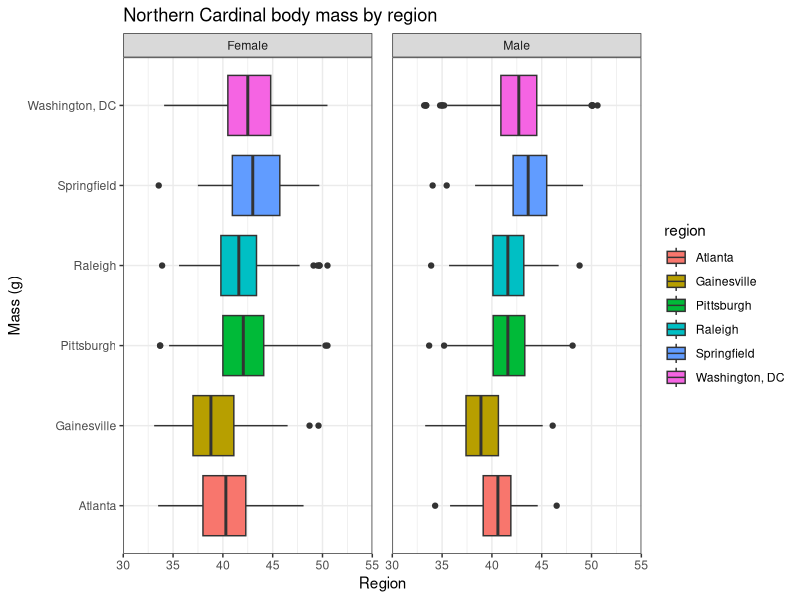

Write R code to recreate this figure. (Note: this script raises an error after producing the figure.)
## ---- chunk 1
knitr::opts_chunk$set(echo = TRUE)

library(knitr) ; library(kableExtra)

options(knitr.table.format = "html")

# set up ------------------------------------------------------------------

library(tidyverse)

## @knitr captures

captures <-
  read_csv('nocaReport/captureTable.csv')

names(captures) <-
  str_replace_all(names(captures), 'Capture', '')

noca <-
  captures %>%
  filter(spp == 'NOCA') %>%
  select(siteID, date, enc, bandNumber, mass:sex)



# Function to add region to a plot (based on siteId field):

addRegion <- function(x){
  xState <- str_sub(x, start = -3, end = -2)
  case_when(
    xState == 'GA' ~ 'Atlanta',
    xState == 'CO' ~ 'Colorado',
    xState == 'FL' ~ 'Gainesville',
    xState == 'NC' ~ 'Raleigh',
    xState == 'PA' ~ 'Pittsburgh',
    xState == 'MA' ~ 'Springfield',
    xState %in% c('MD','DC', 'VA') ~ 'Washington, DC',
    TRUE ~ 'noData'
  )
}

# Functions to detect outliers:

outlierBottom <- function(x){
  median(x) - 2.5*mad(x)
}

outlierTop <- function(x){
  median(x) + 2.5*mad(x)
}
## ---- chunk 2
noca %>%
  filter(enc == 'B') %>%
  nrow() %>%
  cat()
## ---- chunk 3
noca %>%
  filter(enc == 'R') %>%
  nrow() %>%
  cat()
## ---- chunk 4
noca %>%
  filter(age %in% c('HY', 'L')) %>%
  nrow() %>%
  cat()
## ---- chunk 5
noca %>%
  filter(age %in% c('AHY', 'ASY', 'SY')) %>%
  nrow() %>%
  cat()
## ---- chunk 6
noca %>%
  filter(age %in% c('noData', 'U')) %>%
  nrow() %>%
  cat()
## ---- chunk 7
noca %>%
  filter(sex  == 'F') %>%
  nrow() %>%
  cat()
## ---- chunk 8
noca %>%
  filter(sex == 'M') %>%
  nrow() %>%
  cat()
## ---- chunk 9
noca %>%
  filter(sex %in% c('noData', 'U')) %>%
  nrow() %>%
  cat()
## ---- chunk 10
noca %>%
  mutate(region = addRegion(siteID)) %>%
  filter(region == 'Atlanta') %>%
  nrow() %>%
  cat()
## ---- chunk 11
noca %>%
  mutate(region = addRegion(siteID)) %>%
  filter(region == 'Gainesville') %>%
  nrow() %>%
  cat()
## ---- chunk 12
noca %>%
  mutate(region = addRegion(siteID)) %>%
  filter(region == 'Pittsburgh') %>%
  nrow() %>%
  cat()
## ---- chunk 13
noca %>%
  mutate(region = addRegion(siteID)) %>%
  filter(region == 'Raleigh') %>%
  nrow() %>%
  cat()
## ---- chunk 14
noca %>%
  mutate(region = addRegion(siteID)) %>%
  filter(region == 'Springfield') %>%
  nrow() %>%
  cat()
## ---- chunk 15
noca %>%
  mutate(region = addRegion(siteID)) %>%
  filter(region == 'Washington, DC') %>%
  nrow() %>%
  cat()
## ---- chunk 16
noca %>%
  mutate(region = addRegion(siteID)) %>%
  filter(
    sex %in% c('M', 'F'),
    between(mass, outlierBottom(mass), outlierTop(mass))) %>%
  mutate(sex = factor(sex, labels = c('Female', 'Male'))) %>%
  ggplot(aes(x = region, y = mass)) +
  geom_boxplot(aes(fill = region)) +
  facet_wrap(~sex) +
  labs(title = 'Northern Cardinal body mass by region',
       x = 'Mass (g)',
       y = 'Region') +
  coord_flip() +
  scale_y_continuous(expand = c(0,0),
                     limits = c(30, 55)) +
  theme_bw() +
  theme(
    panel.spacing.x = unit(1, "lines")
  )
## ---- chunk 17
noca %>%
  mutate(region = addRegion(siteID)) %>%
  filter(
    sex %in% c('M', 'F'),
    between(wing, outlierBottom(wing), outlierTop(wing))) %>%
  mutate(sex = factor(sex, labels = c('Female', 'Male'))) %>%
  ggplot(aes(x = region, y = wing)) +
  geom_boxplot(aes(fill = region)) +
  facet_wrap(~sex) +
  labs(title = 'Northern Cardinal wing chord length by region',
       x = 'Wing chord (mm)',
       y = 'Region') +
  coord_flip() +
  scale_y_continuous(expand = c(0,0),
                     limits = c(70, 110)) +
  theme_bw() +
  theme(
    panel.spacing.x = unit(1, "lines")
  )
## ---- chunk 18
noca %>%
  mutate(region = addRegion(siteID)) %>%
  mutate(tl = as.numeric(tl)) %>%
  filter(tl < 200) %>%
  filter(
    sex %in% c('M', 'F'),
    between(tl, outlierBottom(tl), outlierTop(tl))) %>%
  mutate(sex = factor(sex, labels = c('Female', 'Male'))) %>%
  ggplot(aes(x = region, y = tl)) +
  geom_boxplot(aes(fill = region)) +
  facet_wrap(~sex) +
  labs(title = 'Northern Cardinal tail length by region',
       x = 'Tail (mm)',
       y = 'Region') +
  coord_flip() +
  scale_y_continuous(expand = c(0,0),
                     limits = c(80, 120)) +
  theme_bw() +
  theme(
    panel.spacing.x = unit(1, "lines")
  )
## ---- chunk 19

noca %>%
  mutate(region = addRegion(siteID)) %>%
  mutate(tl = as.numeric(tl)) %>%
  filter(tl < 200) %>%
  filter(
    sex %in% c('M', 'F'),
    between(mass, outlierBottom(mass), outlierTop(mass)),
    between(wing, outlierBottom(wing), outlierTop(wing))) %>%
  mutate(sex = factor(sex, labels = c('Female', 'Male'))) %>%
  ggplot(aes(x = mass, y = wing)) +
  geom_point(aes(color = region), alpha = 0.2) +
  stat_smooth(aes(color = region, fill = region), method = 'glm') +
  facet_wrap(~sex) +
  labs(title = 'Northern Cardinal mass:wing by region',
       x = 'Mass (g)',
       y = 'Wing (mm)') +
  theme_bw() +
  theme(
    panel.spacing.x = unit(1, "lines")
  )
